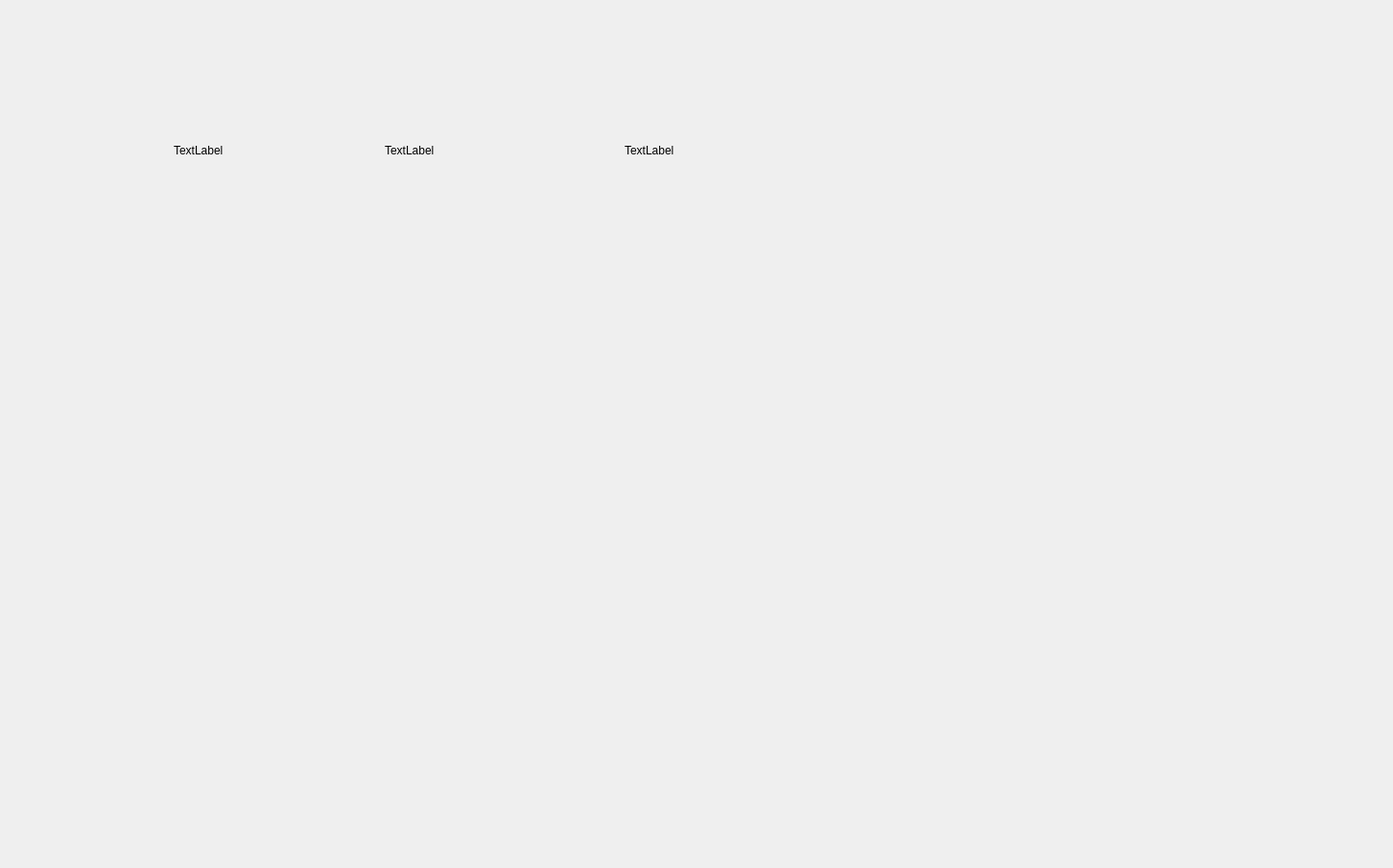
<?xml version="1.0" encoding="UTF-8"?>
<ui version="4.0">
 <class>Widget</class>
 <widget class="QWidget" name="Widget">
  <property name="geometry">
   <rect>
    <x>0</x>
    <y>0</y>
    <width>1452</width>
    <height>905</height>
   </rect>
  </property>
  <property name="windowTitle">
   <string>Widget</string>
  </property>
  <widget class="QStackedWidget" name="stack">
   <property name="geometry">
    <rect>
     <x>1</x>
     <y>1</y>
     <width>1451</width>
     <height>911</height>
    </rect>
   </property>
   <property name="currentIndex">
    <number>2</number>
   </property>
   <widget class="QWidget" name="welcome">
    <widget class="QLabel" name="startImage">
     <property name="geometry">
      <rect>
       <x>0</x>
       <y>1</y>
       <width>1451</width>
       <height>911</height>
      </rect>
     </property>
     <property name="text">
      <string/>
     </property>
     <property name="pixmap">
      <pixmap>../background_start.png</pixmap>
     </property>
     <property name="scaledContents">
      <bool>true</bool>
     </property>
    </widget>
    <widget class="QLabel" name="contImage">
     <property name="geometry">
      <rect>
       <x>0</x>
       <y>0</y>
       <width>1451</width>
       <height>911</height>
      </rect>
     </property>
     <property name="text">
      <string/>
     </property>
     <property name="pixmap">
      <pixmap>../background_continue.png</pixmap>
     </property>
     <property name="scaledContents">
      <bool>true</bool>
     </property>
    </widget>
   </widget>
   <widget class="QWidget" name="menu">
    <widget class="QLabel" name="label">
     <property name="geometry">
      <rect>
       <x>310</x>
       <y>350</y>
       <width>120</width>
       <height>120</height>
      </rect>
     </property>
     <property name="text">
      <string/>
     </property>
     <property name="pixmap">
      <pixmap>../哆啦a梦.png</pixmap>
     </property>
     <property name="scaledContents">
      <bool>true</bool>
     </property>
    </widget>
    <widget class="QLabel" name="label_2">
     <property name="geometry">
      <rect>
       <x>540</x>
       <y>350</y>
       <width>120</width>
       <height>120</height>
      </rect>
     </property>
     <property name="text">
      <string/>
     </property>
     <property name="pixmap">
      <pixmap>../大雄.png</pixmap>
     </property>
     <property name="scaledContents">
      <bool>true</bool>
     </property>
    </widget>
    <widget class="QLabel" name="label_3">
     <property name="geometry">
      <rect>
       <x>770</x>
       <y>350</y>
       <width>120</width>
       <height>120</height>
      </rect>
     </property>
     <property name="text">
      <string/>
     </property>
     <property name="pixmap">
      <pixmap>../静香.png</pixmap>
     </property>
     <property name="scaledContents">
      <bool>true</bool>
     </property>
    </widget>
    <widget class="QLabel" name="label_4">
     <property name="geometry">
      <rect>
       <x>1000</x>
       <y>350</y>
       <width>120</width>
       <height>120</height>
      </rect>
     </property>
     <property name="text">
      <string/>
     </property>
     <property name="pixmap">
      <pixmap>../小夫.png</pixmap>
     </property>
     <property name="scaledContents">
      <bool>true</bool>
     </property>
    </widget>
    <widget class="QLabel" name="label_5">
     <property name="geometry">
      <rect>
       <x>1230</x>
       <y>350</y>
       <width>120</width>
       <height>120</height>
      </rect>
     </property>
     <property name="text">
      <string/>
     </property>
     <property name="pixmap">
      <pixmap>../胖虎.png</pixmap>
     </property>
     <property name="scaledContents">
      <bool>true</bool>
     </property>
    </widget>
    <widget class="QLabel" name="label_6">
     <property name="geometry">
      <rect>
       <x>310</x>
       <y>600</y>
       <width>120</width>
       <height>120</height>
      </rect>
     </property>
     <property name="text">
      <string/>
     </property>
     <property name="pixmap">
      <pixmap>../哆啦a梦.png</pixmap>
     </property>
     <property name="scaledContents">
      <bool>true</bool>
     </property>
    </widget>
    <widget class="QLabel" name="label_7">
     <property name="geometry">
      <rect>
       <x>540</x>
       <y>600</y>
       <width>120</width>
       <height>120</height>
      </rect>
     </property>
     <property name="text">
      <string/>
     </property>
     <property name="pixmap">
      <pixmap>../大雄.png</pixmap>
     </property>
     <property name="scaledContents">
      <bool>true</bool>
     </property>
    </widget>
    <widget class="QLabel" name="label_8">
     <property name="geometry">
      <rect>
       <x>770</x>
       <y>600</y>
       <width>120</width>
       <height>120</height>
      </rect>
     </property>
     <property name="text">
      <string/>
     </property>
     <property name="pixmap">
      <pixmap>../静香.png</pixmap>
     </property>
     <property name="scaledContents">
      <bool>true</bool>
     </property>
    </widget>
    <widget class="QLabel" name="label_9">
     <property name="geometry">
      <rect>
       <x>1000</x>
       <y>600</y>
       <width>120</width>
       <height>120</height>
      </rect>
     </property>
     <property name="text">
      <string/>
     </property>
     <property name="pixmap">
      <pixmap>../小夫.png</pixmap>
     </property>
     <property name="scaledContents">
      <bool>true</bool>
     </property>
    </widget>
    <widget class="QLabel" name="label_10">
     <property name="geometry">
      <rect>
       <x>1230</x>
       <y>600</y>
       <width>120</width>
       <height>120</height>
      </rect>
     </property>
     <property name="text">
      <string/>
     </property>
     <property name="pixmap">
      <pixmap>../胖虎.png</pixmap>
     </property>
     <property name="scaledContents">
      <bool>true</bool>
     </property>
    </widget>
    <widget class="QLabel" name="circleP1">
     <property name="geometry">
      <rect>
       <x>78</x>
       <y>347</y>
       <width>124</width>
       <height>124</height>
      </rect>
     </property>
     <property name="text">
      <string/>
     </property>
     <property name="pixmap">
      <pixmap>../圆 1.png</pixmap>
     </property>
     <property name="scaledContents">
      <bool>true</bool>
     </property>
    </widget>
    <widget class="QLabel" name="circleP2">
     <property name="geometry">
      <rect>
       <x>78</x>
       <y>597</y>
       <width>124</width>
       <height>124</height>
      </rect>
     </property>
     <property name="text">
      <string/>
     </property>
     <property name="pixmap">
      <pixmap>../圆 2.png</pixmap>
     </property>
     <property name="scaledContents">
      <bool>true</bool>
     </property>
    </widget>
    <widget class="QLabel" name="label_11">
     <property name="geometry">
      <rect>
       <x>80</x>
       <y>350</y>
       <width>120</width>
       <height>120</height>
      </rect>
     </property>
     <property name="text">
      <string/>
     </property>
     <property name="pixmap">
      <pixmap>../p1.png</pixmap>
     </property>
     <property name="scaledContents">
      <bool>true</bool>
     </property>
    </widget>
    <widget class="QLabel" name="label_12">
     <property name="geometry">
      <rect>
       <x>80</x>
       <y>600</y>
       <width>120</width>
       <height>120</height>
      </rect>
     </property>
     <property name="text">
      <string/>
     </property>
     <property name="pixmap">
      <pixmap>../p2.png</pixmap>
     </property>
     <property name="scaledContents">
      <bool>true</bool>
     </property>
    </widget>
    <widget class="QLabel" name="label_13">
     <property name="geometry">
      <rect>
       <x>10</x>
       <y>10</y>
       <width>1441</width>
       <height>901</height>
      </rect>
     </property>
     <property name="text">
      <string/>
     </property>
     <property name="pixmap">
      <pixmap>../background_menu.png</pixmap>
     </property>
     <property name="scaledContents">
      <bool>true</bool>
     </property>
    </widget>
    <widget class="QLabel" name="label_14">
     <property name="geometry">
      <rect>
       <x>90</x>
       <y>50</y>
       <width>291</width>
       <height>81</height>
      </rect>
     </property>
     <property name="text">
      <string/>
     </property>
     <property name="pixmap">
      <pixmap>../doraemonLogo.png</pixmap>
     </property>
     <property name="scaledContents">
      <bool>true</bool>
     </property>
    </widget>
    <widget class="QLabel" name="label_15">
     <property name="geometry">
      <rect>
       <x>470</x>
       <y>0</y>
       <width>291</width>
       <height>181</height>
      </rect>
     </property>
     <property name="text">
      <string/>
     </property>
     <property name="pixmap">
      <pixmap>../bomberManLogo.PNG</pixmap>
     </property>
     <property name="scaledContents">
      <bool>true</bool>
     </property>
    </widget>
    <widget class="QLabel" name="label_16">
     <property name="geometry">
      <rect>
       <x>420</x>
       <y>80</y>
       <width>31</width>
       <height>31</height>
      </rect>
     </property>
     <property name="text">
      <string/>
     </property>
     <property name="pixmap">
      <pixmap>../cha.png</pixmap>
     </property>
     <property name="scaledContents">
      <bool>true</bool>
     </property>
    </widget>
    <zorder>label_13</zorder>
    <zorder>label_2</zorder>
    <zorder>label_3</zorder>
    <zorder>label_4</zorder>
    <zorder>label_5</zorder>
    <zorder>label_6</zorder>
    <zorder>label_7</zorder>
    <zorder>label_8</zorder>
    <zorder>label_9</zorder>
    <zorder>label_10</zorder>
    <zorder>label_11</zorder>
    <zorder>label_12</zorder>
    <zorder>label</zorder>
    <zorder>circleP1</zorder>
    <zorder>circleP2</zorder>
    <zorder>label_14</zorder>
    <zorder>label_15</zorder>
    <zorder>label_16</zorder>
   </widget>
   <widget class="QWidget" name="game">
    <widget class="QLabel" name="label_17">
     <property name="geometry">
      <rect>
       <x>180</x>
       <y>110</y>
       <width>81</width>
       <height>91</height>
      </rect>
     </property>
     <property name="text">
      <string>TextLabel</string>
     </property>
     <property name="scaledContents">
      <bool>true</bool>
     </property>
    </widget>
    <widget class="QLabel" name="label_18">
     <property name="geometry">
      <rect>
       <x>400</x>
       <y>110</y>
       <width>81</width>
       <height>91</height>
      </rect>
     </property>
     <property name="text">
      <string>TextLabel</string>
     </property>
     <property name="scaledContents">
      <bool>true</bool>
     </property>
    </widget>
    <widget class="QLabel" name="label_19">
     <property name="geometry">
      <rect>
       <x>650</x>
       <y>110</y>
       <width>81</width>
       <height>91</height>
      </rect>
     </property>
     <property name="text">
      <string>TextLabel</string>
     </property>
     <property name="scaledContents">
      <bool>true</bool>
     </property>
    </widget>
   </widget>
  </widget>
 </widget>
 <layoutdefault spacing="6" margin="11"/>
 <resources/>
 <connections/>
</ui>
